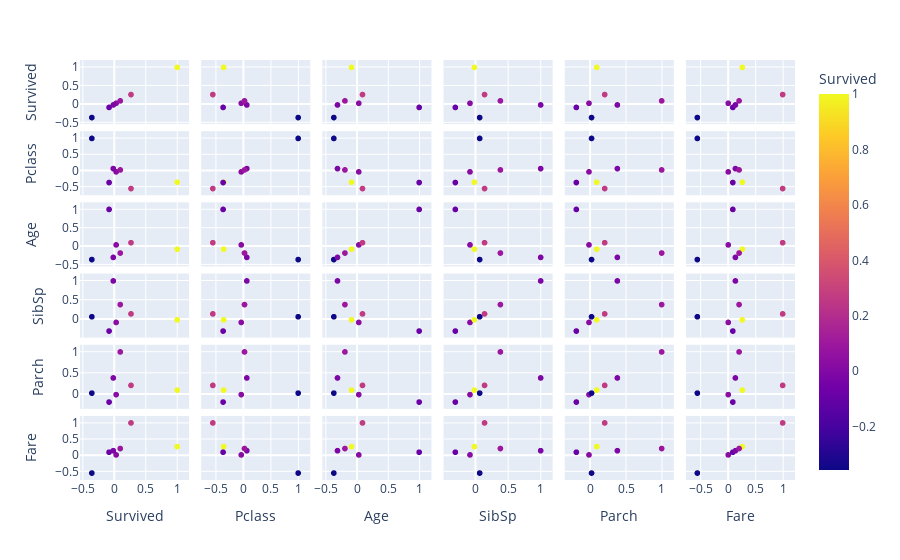

The notebook cell saved with this chart:
### Code cell
fig = px.scatter_matrix(df_matrix,
    dimensions=["Survived", "Pclass", "Age","SibSp", "Parch","Fare"],
    color="Survived")
fig.show()

### Figure 1 — Plotly figure (JSON) as saved in the notebook; plotly's stock layout.template omitted (floating-point values rounded to 4 significant figures)
{"data": [{"dimensions": [{"axis": {"matches": true}, "label": "Survived", "values": [0.02953, 1, -0.3565, -0.08245, -0.01552, 0.09527, 0.2661]}, {"axis": {"matches": true}, "label": "Pclass", "values": [-0.03561, -0.3565, 1, -0.3659, 0.06519, 0.02367, -0.5529]}, {"axis": {"matches": true}, "label": "Age", "values": [0.03368, -0.08245, -0.3659, 1, -0.3074, -0.1879, 0.09314]}, {"axis": {"matches": true}, "label": "SibSp", "values": [-0.0827, -0.01552, 0.06519, -0.3074, 1, 0.3833, 0.1399]}, {"axis": {"matches": true}, "label": "Parch", "values": [-0.01167, 0.09527, 0.02367, -0.1879, 0.3833, 1, 0.2066]}, {"axis": {"matches": true}, "label": "Fare", "values": [0.009655, 0.2661, -0.5529, 0.09314, 0.1399, 0.2066, 1]}], "hovertemplate": "%{xaxis.title.text}=%{x}<br>%{yaxis.title.text}=%{y}<br>Survived=%{marker.color}<extra></extra>", "legendgroup": "", "marker": {"color": [0.02953, 1, -0.3565, -0.08245, -0.01552, 0.09527, 0.2661], "coloraxis": "coloraxis", "symbol": "circle"}, "name": "", "showlegend": false, "type": "splom"}], "layout": {"coloraxis": {"colorbar": {"title": {"text": "Survived"}}, "colorscale": [[0, "#0d0887"], [0.1111, "#46039f"], [0.2222, "#7201a8"], [0.3333, "#9c179e"], [0.4444, "#bd3786"], [0.5556, "#d8576b"], [0.6667, "#ed7953"], [0.7778, "#fb9f3a"], [0.8889, "#fdca26"], [1, "#f0f921"]]}, "dragmode": "select", "legend": {"tracegroupgap": 0}, "margin": {"t": 60}}}
